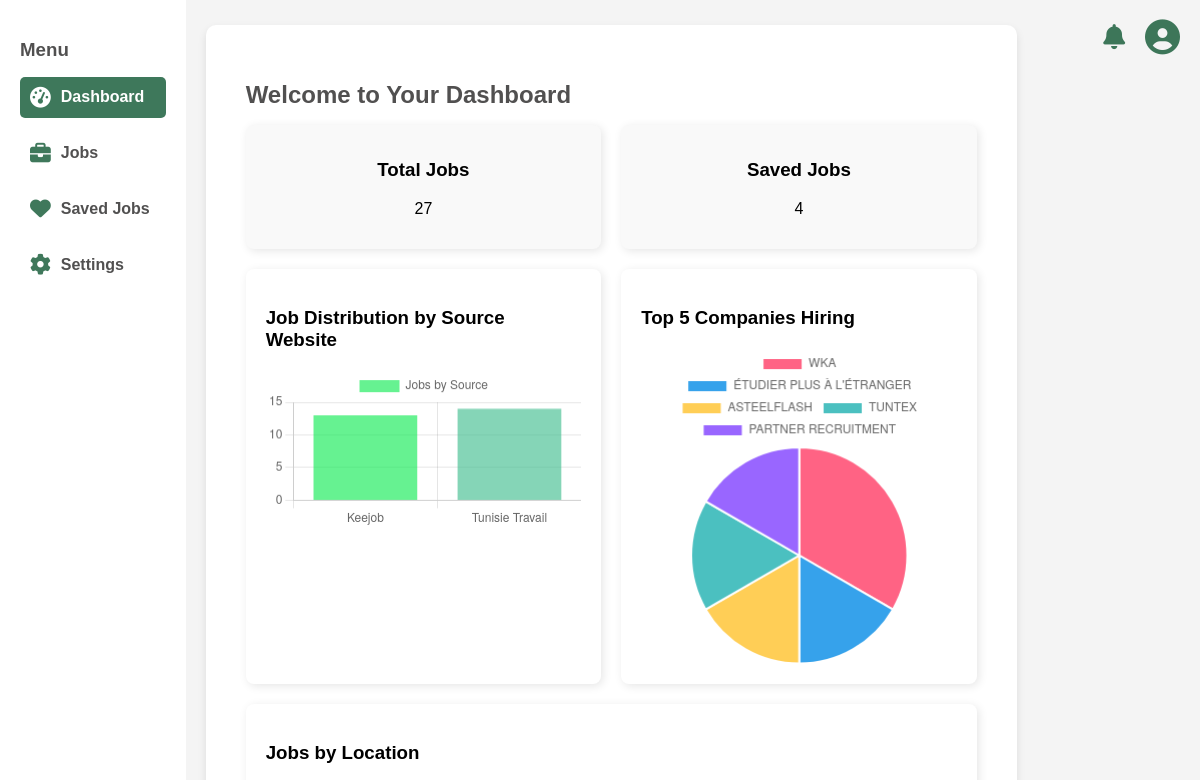
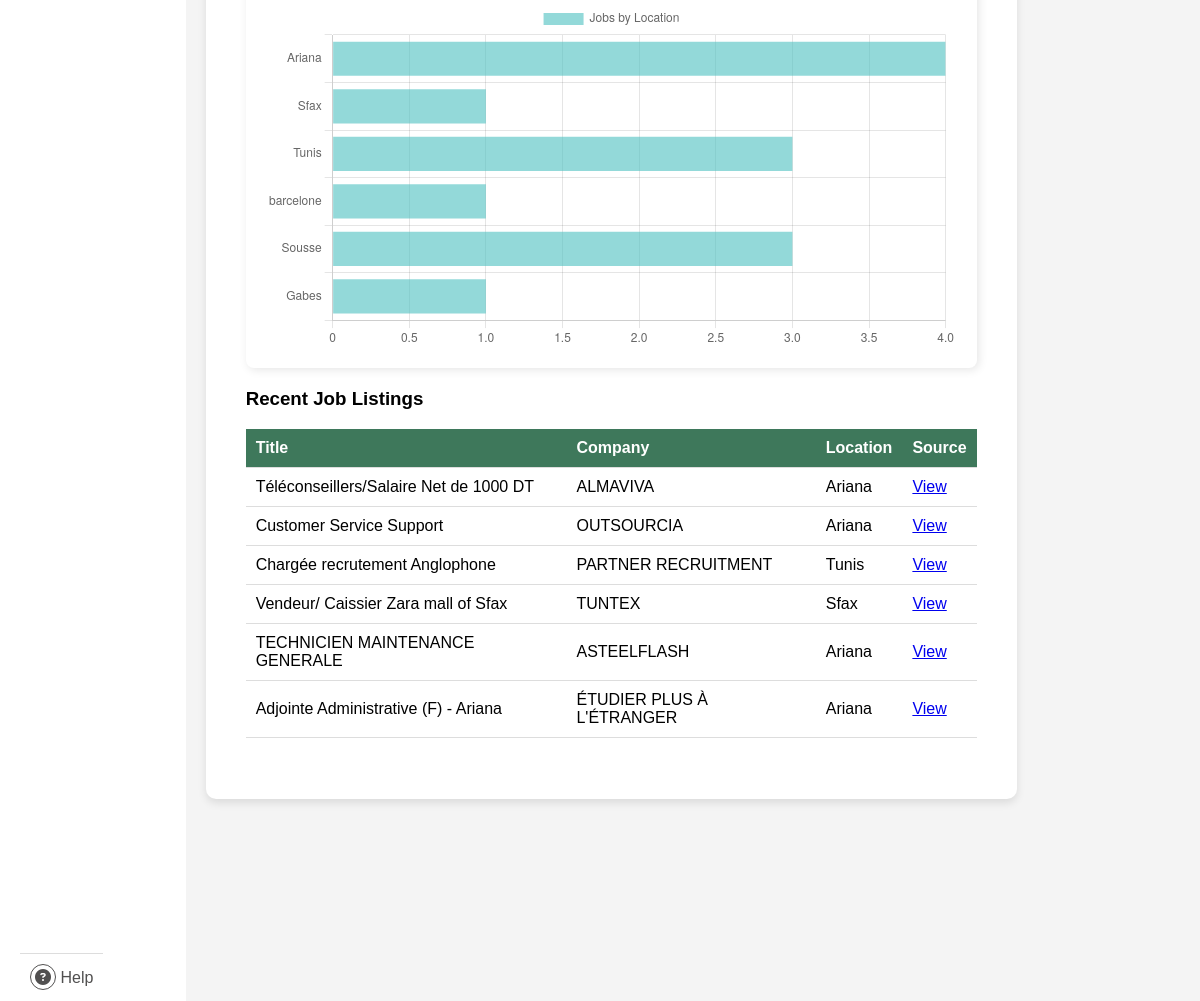
The app's page /dashboard/ (signed in) with its own data (2 pictures, top to bottom).
### core/models.py (models this page shows, shortened)
class Job(models.Model):
    title = models.CharField(max_length=255)
    description = models.CharField(max_length=1000, blank=True, null=True)
    company = models.CharField(max_length=500, blank=True, null=True)
    location = models.CharField(max_length=500, blank=True, null=True)
    source_logo = models.URLField(blank=True, null=True)
    source_website = models.CharField(max_length=100)
    job_url = models.CharField(max_length=100, blank=True, null=True)
    date_posted = models.CharField(max_length=255, blank=True, null=True)
    scraped_at = models.DateTimeField(default=now)

### core/views.py (the view)
# urls.py: path('dashboard/', views.dashboard_view, name='dashboard'),
@login_required
def dashboard_view(request):
    total_jobs = Job.objects.count()
    saved_jobs = request.user.favorited_jobs.count()
    job_sources = Job.objects.values_list("source_website", flat=True)
    source_counts = dict(Counter(job_sources))
    job_companies = Job.objects.exclude(company__isnull=True).exclude(
        company="").values_list("company", flat=True)
    top_companies = dict(Counter(job_companies).most_common(5))
    job_locations = Job.objects.exclude(location__isnull=True).exclude(
        location="").values_list("location", flat=True)
    location_counts = dict(Counter(job_locations))
    chart_data = {
        "sources": list(source_counts.keys()),
        "source_counts": list(source_counts.values()),
        "companies": list(top_companies.keys()),
        "company_counts": list(top_companies.values()),
        "locations": list(location_counts.keys()),
        "location_counts": list(location_counts.values()),
    }
    return render(
        request,
        "scraper/dashboard.html",
        {
            "jobs": total_jobs,
            "saved": saved_jobs,
            "chart_data": chart_data,
            "job_list": Job.objects.filter(location__isnull=False, company__isnull=False).order_by("-id")[:10],
        },
    )

### templates/scraper/dashboard.html (shortened to what this page needs)
{% extends "base.html" %} {% load static %} {% block content %}
<div class="dashboard-container">
  <h1>Welcome to Your Dashboard</h1>
  <div class="dashboard-cards">
    <div class="dashboard-card">
      <h3>Total Jobs</h3>
      <p>{{ jobs }}</p>
    </div>
    <div class="dashboard-card">
      <h3>Saved Jobs</h3>
      <p>{{ saved }}</p>
    </div>
  </div>
  <div class="dashboard-charts">
    <div class="dashboard-chart-card">
      <h3>Job Distribution by Source Website</h3>
      <canvas id="jobSourceChart"></canvas>
    </div>
    <div class="dashboard-chart-card">
      <h3>Top 5 Companies Hiring</h3>
      <canvas id="jobCompanyChart"></canvas>
    </div>
    <div class="dashboard-chart-card">
      <h3>Jobs by Location</h3>
      <canvas id="jobLocationChart"></canvas>
    </div>
  </div>
  <div class="dashboard-table-container">
    <h3>Recent Job Listings</h3>
    <table class="dashboard-table">
      <thead>
        <tr>
          <th>Title</th>
          <th>Company</th>
          <th>Location</th>
          <th>Source</th>
        </tr>
      </thead>
      <tbody>
        {% for job in job_list %}
        <tr>
          <td>{{ job.title }}</td>
          <td>{{ job.company|default:"N/A" }}</td>
          <td>{{ job.location|default:"N/A" }}</td>
          <td><a href="{{ job.job_url }}" target="_blank">View</a></td>
        </tr>
        {% endfor %}
      </tbody>
    </table>
  </div>
</div>
{% endblock %} {% block scripts %}
<script>
  document.addEventListener("DOMContentLoaded", function () {
    const chartData = {{ chart_data|safe }};
    // Function to generate random colors
    function generateColors(count) {
        let colors = [];
        for (let i = 0; i < count; i++) {
            let color = `rgba(${Math.floor(Math.random() * 255)},
                              ${Math.floor(Math.random() * 255)},
                              ${Math.floor(Math.random() * 255)}, 0.6)`;
            colors.push(color);
        }
        return colors;
    }
    // Generate different colors for the "Jobs by Source" chart
    const sourceColors = generateColors(chartData.sources.length);
    // Jobs by Source Website (Bar Chart) - Now with different colors
    new Chart(document.getElementById("jobSourceChart"), {
      type: "bar",
      data: {
        labels: chartData.sources,
        datasets: [{
          label: "Jobs by Source",
          data: chartData.source_counts,
          backgroundColor: sourceColors,  // Assign different colors
        }]
      },
      options: {
        responsive: true,
        scales: {
          y: { beginAtZero: true }
        }
      }
    });
    // Top 5 Companies Hiring (Pie Chart)
    new Chart(document.getElementById("jobCompanyChart"), {
      type: "pie",
      data: {
        labels: chartData.companies,
        datasets: [{
          label: "Top Hiring Companies",
          data: chartData.company_counts,
          backgroundColor: ["#FF6384", "#36A2EB", "#FFCE56", "#4BC0C0", "#9966FF"]
        }]
      },
      options: {
        responsive: true
      }
    });
    // Jobs by Location (Horizontal Bar Chart)
      new Chart(document.getElementById("jobLocationChart"), {
      type: "bar",  // Use "bar" instead of "horizontalBar"
      data: {
        labels: chartData.locations,
        datasets: [{
          label: "Jobs by Location",
          data: chartData.location_counts,
          backgroundColor: "rgba(75, 192, 192, 0.6)"
        }]
      },
      options: {
        responsive: true,
        indexAxis: 'y',  // This makes the bar chart horizontal
        scales: {
          x: { beginAtZero: true }
        }
      }
    });
  });
</script>
{% endblock %}

### templates/base.html (shortened to what this page needs)
{% load static %}
<!DOCTYPE html>
<html lang="en">
  <head>
    <link
      rel="stylesheet"
      href="https://cdnjs.cloudflare.com/ajax/libs/font-awesome/6.4.2/css/all.min.css"
    />
    <link rel="stylesheet" href="{% static 'css/base.css' %}" />
  </head>
  <body>
    <div class="main-container">
      <aside class="sidebar">
        <h3>Menu</h3>
        <ul>
          <li>
            <a class="sidebar-link" href="{% url 'dashboard' %}">
              <i class="fa fa-tachometer-alt"></i> Dashboard
            </a>
          </li>
          <li>
            <a class="sidebar-link" href="{% url 'job_list' %}">
              <i class="fa fa-briefcase"></i> Jobs
            </a>
          </li>
          <li>
            <a class="sidebar-link" href="{% url 'saved_jobs' %}">
              <i class="fa fa-heart"></i> Saved Jobs
            </a>
          </li>
          <li>
            <a class="sidebar-link" href="{% url 'settings' %}">
              <i class="fa fa-cog"></i> Settings
            </a>
          </li>
        </ul>
        <div class="sidebar-help">
          <i class="fas fa-question-circle"></i> Help
        </div>
      </aside>
      <main class="content">{% block content %} {% endblock %}</main>
      <div class="user-profile">
        <div class="notification-icon" id="notificationIcon">
          <i class="fas fa-bell"></i>
        </div>
        <div class="user-icon" id="userIcon">
          <i class="fas fa-user-circle"></i>
        </div>
      </div>
    </div>
    {% block scripts %}{% endblock %}
  </body>
</html>

### static/css/base.css (style rules this page uses)
body { font-family: 'Arial', sans-serif; background: #f4f4f4; margin: 0; padding: 0; }
.main-container { display: flex; gap: 20px; }
.sidebar { width: 170px; background: #ffffff; color: #515050; padding: 20px; height: 100vh; }
.sidebar h3 { margin-bottom: 10px; color: #515050; }
.sidebar ul { list-style: none; padding: 0; }
.sidebar li { margin: 15px 0; }
.sidebar a { text-decoration: none; display: flex !important; color: #515050; font-weight: bold; gap: 10px; transition: 0.3s; align-items: center; border-radius: 5px; padding: 10px; }
.sidebar a i { color: rgb(2 78 40 / 76%); font-size: 1.3rem; }
.sidebar a.active { background: rgb(2 78 40 / 76%); color: white; }
.sidebar a.active i { color: white; }
.sidebar-help { text-align: center; margin-top: auto; padding: 10px; border-top: 1px solid #ddd; position: fixed; bottom: 1px; }
.sidebar-help i { font-size: 16px; border: 1px solid #515050; border-radius: 50%; padding: 4px; }
.content { background: white; padding: 20px; border-radius: 10px; box-shadow: 0 4px 8px rgba(0, 0, 0, 0.1); margin-top: 25px; height: 85vh; overflow-y: scroll; scrollbar-width: none; width: 75%; }
h1 { font-size: 24px; color: #515050; }
.user-profile { position: relative; display: flex; cursor: pointer; padding: 20px; height: fit-content; width: 12%; justify-content: flex-end; align-items: center; }
.user-icon i { font-size: 35px; color: rgb(2 78 40 / 76%); transition: 0.3s; }
.notification-icon { position: relative; cursor: pointer; font-size: 25px; margin-right: 20px; }
.notification-icon i { color: rgb(2 78 40 / 76%); }
.dashboard-container { padding: 20px; }
.dashboard-cards { display: flex; gap: 20px; margin-bottom: 20px; }
.dashboard-card { flex: 1; background: #f9f9f9; padding: 15px; border-radius: 8px; box-shadow: 2px 2px 10px rgba(0, 0, 0, 0.1); text-align: center; }
.dashboard-charts { display: flex; flex-wrap: wrap; gap: 20px; margin-top: 20px; }
.dashboard-chart-card { flex: 1; background: #fff; padding: 20px; border-radius: 8px; box-shadow: 2px 2px 10px rgba(0, 0, 0, 0.1); width: 100%; }
.dashboard-table-container { margin-top: 20px; }
.dashboard-table { width: 100%; border-collapse: collapse; }
.dashboard-table th, .dashboard-table td { padding: 10px; border-bottom: 1px solid #ddd; text-align: left; }
.dashboard-table th { background: rgb(2 78 40 / 76%); color: white; }

### records on screen
Job: title "Téléconseillers/Salaire Net de 1000 DT", company "ALMAVIVA", location "Ariana"
Job: title "Customer Service Support", company "OUTSOURCIA", location "Ariana"
Job: title "Chargée recrutement Anglophone", company "PARTNER RECRUITMENT", location "Tunis"
Job: title "Vendeur/ Caissier Zara mall of Sfax", company "TUNTEX", location "Sfax"
Job: title "TECHNICIEN MAINTENANCE GENERALE", company "ASTEELFLASH", location "Ariana"
Job: title "Adjointe Administrative (F) - Ariana", company "ÉTUDIER PLUS À L'ÉTRANGER", location "Ariana"

### other values on screen
{{ jobs }} "27"
{{ saved }} "4"
